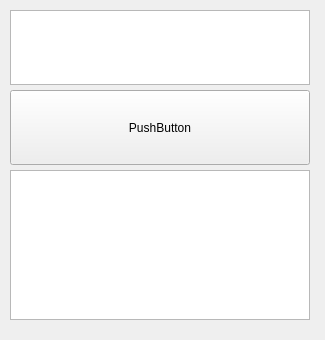
<?xml version="1.0" encoding="UTF-8"?>
<ui version="4.0">
 <class>widget</class>
 <widget class="QWidget" name="widget">
  <property name="geometry">
   <rect>
    <x>0</x>
    <y>0</y>
    <width>325</width>
    <height>340</height>
   </rect>
  </property>
  <property name="windowTitle">
   <string>Form</string>
  </property>
  <widget class="QPushButton" name="button">
   <property name="geometry">
    <rect>
     <x>10</x>
     <y>90</y>
     <width>300</width>
     <height>75</height>
    </rect>
   </property>
   <property name="text">
    <string>PushButton</string>
   </property>
  </widget>
  <widget class="QTextEdit" name="input">
   <property name="geometry">
    <rect>
     <x>10</x>
     <y>10</y>
     <width>300</width>
     <height>75</height>
    </rect>
   </property>
  </widget>
  <widget class="QTextBrowser" name="output">
   <property name="geometry">
    <rect>
     <x>10</x>
     <y>170</y>
     <width>300</width>
     <height>150</height>
    </rect>
   </property>
  </widget>
 </widget>
 <resources/>
 <connections/>
</ui>
